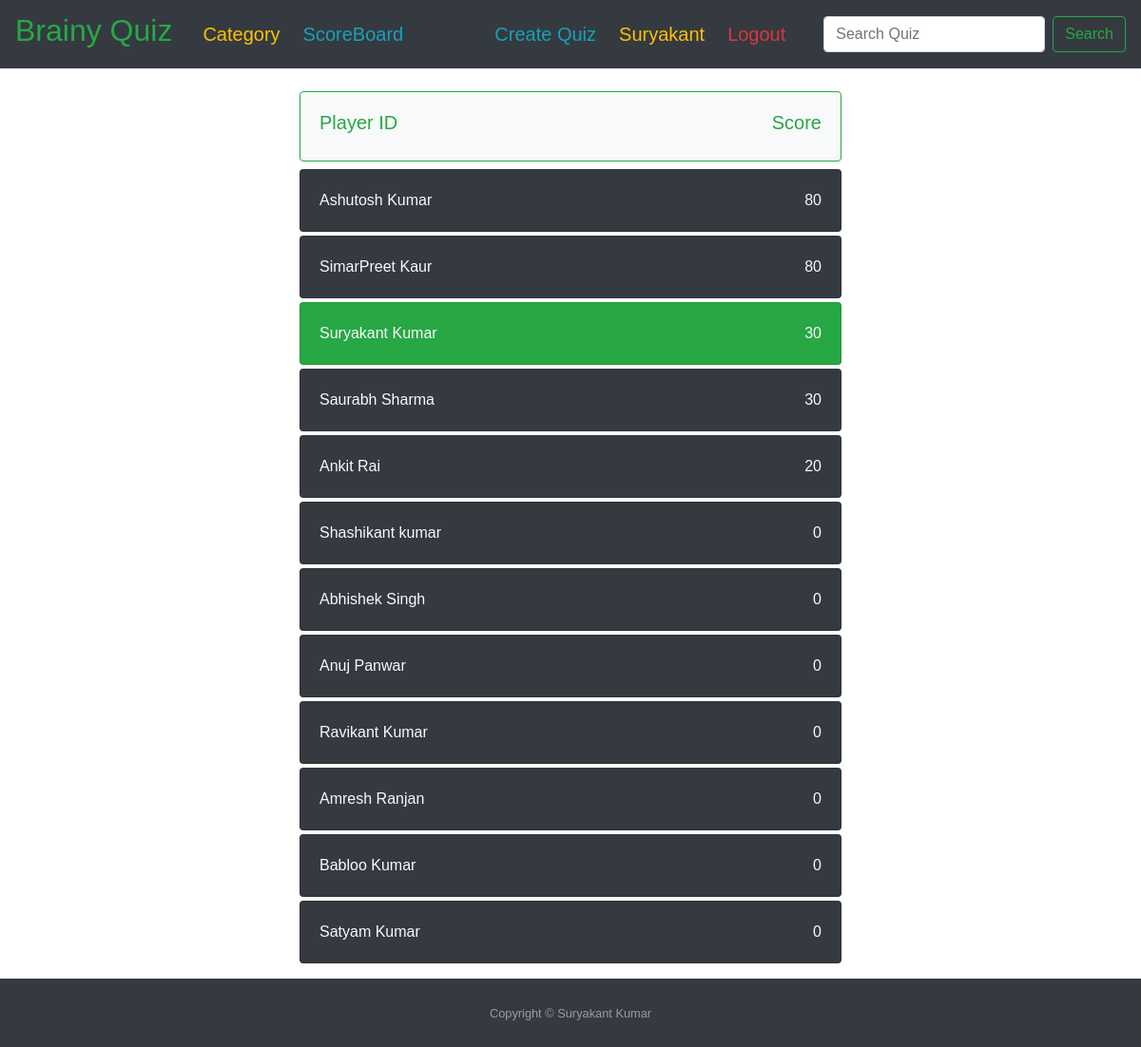
The page /scoreboard/ (signed in) on the database as committed earlier.
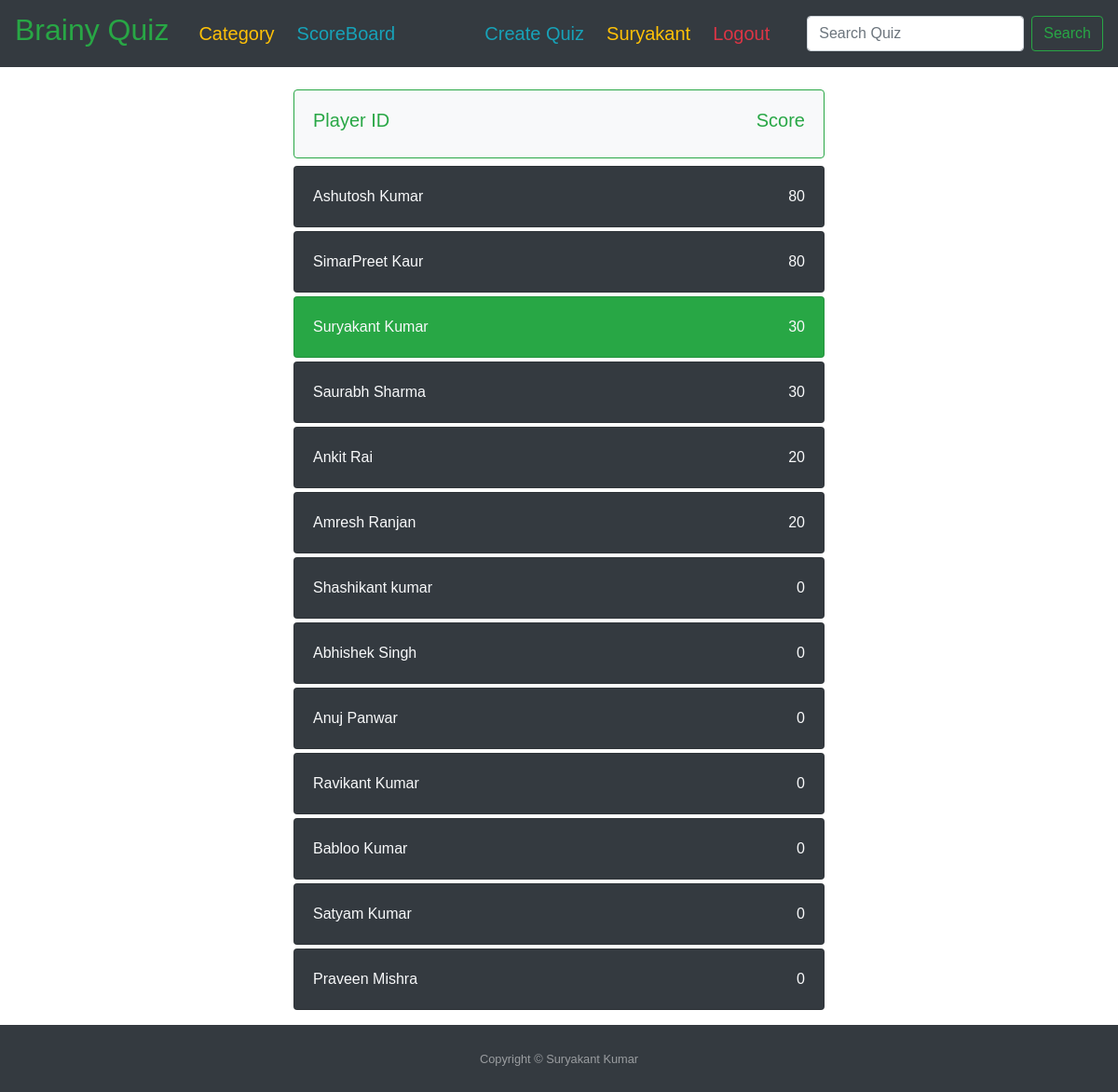
The same page on the database as committed later.
### quiz/models.py (models this page shows, shortened)
class Scoreboard(models.Model):
    score = models.IntegerField(default=0)
    player = models.ForeignKey(User, null=False, blank=False, on_delete=models.CASCADE)
    class Meta:
        ordering = ['-score']

### quiz/views.py (the view)
# urls.py: path('scoreboard/', views.score_board, name='scoreboard'),
@login_required
def score_board(request):
    scoreboard = Scoreboard.objects.select_related('player')
    template = "quiz/scoreboard.html"
    context = {"scoreboard": scoreboard}
    return render(request, template, context)

### quiz/templates/quiz/scoreboard.html (shortened to what this page needs)
{% extends "base.html" %}
{% block content %}
    <div class="col-8 col-md-6 mb-3 mx-auto mt-4 mb-2">
        <div class="card border-success bg-light text-success mb-2">
            <div class="card-body">
                <div class="row">
                    <div class="col-auto mr-auto pb-0">
                        <h5>Player ID</h5>
                    </div>
                    <div class="col-auto pb-0">
                        <h5>Score</h5>
                    </div>
                </div>
            </div>
        </div>
        {% for each_score in scoreboard %}
            {% if each_score.player == user %}
                <div class="card bg-success text-light mb-1">
            {% else %}
                <div class="card bg-dark text-light mb-1">
            {% endif %}
        <div class="card-body">
            <div class="row">
                <div class="col-auto mr-auto pb-0">
                    {{ each_score.player.first_name }} {{ each_score.player.last_name }}
                </div>
                <div class="col-auto pb-0">{{ each_score.score }}</div>
            </div>
        </div>
        </div>
        {% endfor %}
        </div>
{% endblock %}

Rows that differ between the two databases and show on the page:
changed Scoreboard "Amresh": score "0" → "20"; moves up the list
added Scoreboard: player.first_name "Praveen", player.last_name "Mishra", score "0"
